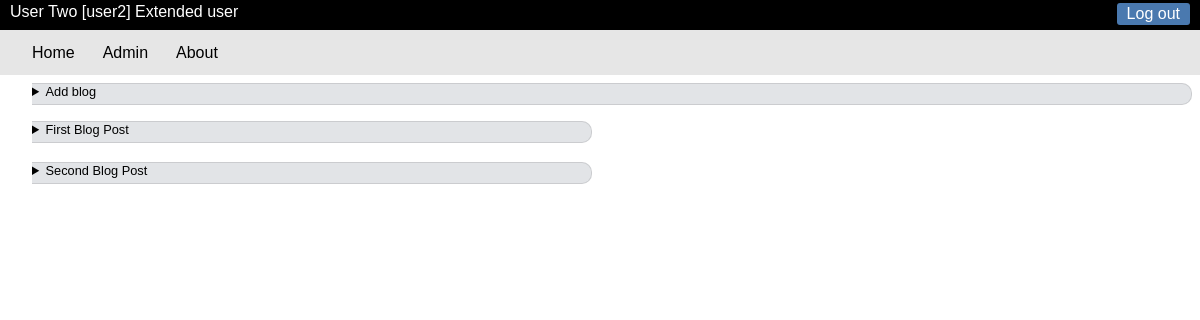
Page /bladmin.php (signed in) on the committed database.
### tables this page shows
CREATE TABLE tblUser (
    userID INT AUTO_INCREMENT PRIMARY KEY,
    username VARCHAR(50) NOT NULL,
    password VARCHAR(255) NOT NULL,
    userlevel INT NOT NULL,
    realname VARCHAR(255) NOT NULL
);

CREATE TABLE tblblog (
    blogID INT AUTO_INCREMENT PRIMARY KEY,
    header VARCHAR(255) NOT NULL,
    ingress TEXT NOT NULL,
    text TEXT NOT NULL,
    author INT NOT NULL,
    added TIMESTAMP DEFAULT CURRENT_TIMESTAMP
);

### lang/en.php (called while the page is built, shortened)
<?php
$strHome="Home";
$strAbout="About";
$strLogout="Log out";
$strAdmin="Admin";
$strExtended="Extended user";
?>

### bladmin.php (the view, shortened to what this page needs)
<!DOCTYPE html>
    <?php
    require_once 'func.php';
    $host="localhost";
    $user="root";
    $pass="";
    $db ="dbsData";
    $conn=mysqli_connect($host, $user, $pass, $db);
?>
<html>
<head>
    <link rel="stylesheet" href="style.css">
</head>
<body>
    <div class="userinfo">
        <?=showLoginStatus()?>
    </div>
    <nav id='menu'>
  <ul>
    <li><a href='index.php'><?=$strHome?></a></li>
    <?php if(isLevel(100)){ ?>
    <li><a><?=$strAdmin?></a>
    </li>
    <?php } ?>
    <li><a href='about.php'><?=$strAbout?></a></li>
  </ul>
</nav>
<?php  if(isset($_GET['edit'])){
        $editid=$_GET["edit"];
        $sql="SELECT * FROM `tblblog` WHERE blogID=$editid";
        $result=mysqli_query($conn, $sql);
        $row=mysqli_fetch_assoc($result);
    ?>
    <form method="post" action="bladmin.php" name="bladmin">
        <input type="text" name="txtHeader" id="txtHeader" value="<?=$row['header'];?>" autocomplete="off">
        <textarea name="txtIngress" rows="3"><?=$row['ingress'];?></textarea>
        <textarea name="txtText" id="txtEditText" rows="6"><?=$row['text'];?></textarea>
        <script>
    tinymce.init({
      selector: '#txtEditText',
      plugins: 'link list image table',
      contextmenu: 'link list image table',
      mode: 'textarea',
      menubar: false,
      resize: false,
      branding: false
   });
  </script>
  <div class="bladminBottomBox">
        <input type="text" name="txtAuthor" id="txtAuthor" value="<?=getRealName($row['author']);?>" autocomplete="off" readonly>
        <input type="hidden" name="intAuthor" value="<?=$row['author']?>">
        <input type="text" name="txtAdded" id="txtAdded" value="<?=$row['added'];?>" autocomplete="off" readonly>
        <input type="hidden" name="blogID" value="<?=$row['blogID']?>">
        <button type="submit" name="btnEditBlog" value="."><?=$strBtnEditBlog?></button>
    </div>
    </form>
<?php }else{ ?>
    <?php if(isLevel(100)){ ?>
<details>
<summary>Add blog</summary>
    </details> <?php } ?>
<?php } ?>
<?php if(isLevel(100)){ ?>
    <div class="bladminruta">
    <?php
        $sql="SELECT * FROM tblblog ORDER BY added DESC";
        $result=mysqli_query($conn, $sql);
        while($row=mysqli_fetch_assoc($result)){ ?>
        <details class="bladmindetails">
            <summary>
                <?=$row['header']?>
            </summary>
                <div class="byline">- by <?=getRealName($row['author'])?></div>
        </details>
       <?php }
    ?>
    </div><?php } ?>
</body>
</html>

### func.php (shortened to what this page needs)
<?php
require_once './lang/en.php';
function isLevel($lvl){
    if(isset($_SESSION['level'])){
        if(intval($_SESSION['level'])>=$lvl){
            return true;
        }else{
            return false;
        }
    }else{
        return false;
    }
}
function getRealName($id){
    global $strMessUsernameFail, $strMessWrongID;
    if(isset($id)){
        $tempDB=new db('dbsdata');
        $sql="SELECT * FROM tblUser WHERE userID=$id";
        if($result=$tempDB->runQuery($sql)){
            if(!mysqli_num_rows($result)==1){
                return $strMessWrongID;
             }else{
                $raden=mysqli_fetch_assoc($result);
                return $raden['realname'];
             }
        }else{
            return $strMessUsernameFail;
        }
    }
}
function showLoginStatus(){
    global $strLogin, $strLogout,  $strMessDoLogin;
    $strRet="<div class='loginstatus'>";
    if(isLevel(10)){
        $strRet=$strRet.getRealName($_SESSION['id'])."&nbsp;[".$_SESSION['name']."]&nbsp;".getlevel($_SESSION['level'])."&nbsp;&nbsp;<a href='logout.php' class='logstat'>".$strLogout."</a>";
    }else{
        $strRet=$strRet.$strMessDoLogin."&nbsp;<a href='index.php' class='logstat'>".$strLogin."</a>";
    }
    return $strRet."</div>";
}
function getLevel($level){
    global $strAdmin, $strExtended, $strUser, $strErrUser;
    switch($level){
        case ($level >= 100):
            return $strExtended;
            break;
    }
}
class db {
    function __construct($db_name, $host="localhost", $username="root", $password="") {
        $this->mysqli = mysqli_connect($host, $username, $password, $db_name);
    }
    public function fix($strFix){
        return $this->mysqli->real_escape_string($strFix);
    }
    public function runQuery($strQuery){
        return $this->mysqli->query($strQuery);
    }
}
?>

### style.css (style rules this page uses)
* { margin: 0; padding: 0; box-sizing: border-box; --outline: 1px solid red; }
:root { --formheight: 10%; --bg-light: rgb(255, 255, 249); --bg-middle: rgb(226, 228, 231); --bg-middle-lighter: rgb(245, 245, 245); --bg-dark: rgb(0, 0, 0); --clr-accent: rgb(74, 121, 175); --clr-text: #222; --clr-light-text: #fff; --clr-border: rgba(0, 0, 0, 0.1); }
details>summary { --list-style-type: none; font-family: sans-serif; font-size: .8rem; }
details { margin: 0.5rem; margin-left: 2rem; transition: all .2s ease-in-out; }
summary { border-top: 1px solid var(--clr-border); border-right: 1px solid var(--clr-border); border-bottom: 1px solid var(--clr-border); background: var(--bg-middle); padding-bottom: 5px; border-top-right-radius: 10px; border-bottom-right-radius: 10px; }
.bladminruta { width: 50%; display: flex; flex-direction: row; flex-wrap: wrap; gap: .2rem; height: calc(100vh - var(--formheight)); }
.bladmindetails { display: flex; flex-direction: column; flex-wrap: wrap; width: 100%; }
.loginstatus { font-family: sans-serif; padding: 3px 10px; height: 30px; background: var(--bg-dark); color: var(--clr-light-text); }
.logstat { padding: 2px 10px; border-radius: 3px; text-decoration: none; background: var(--clr-accent); color: var(--clr-light-text); float: right; }

### menu.css (style rules this page uses)
#menu { background: #E6E6E6; color: #FFF; height: 45px; padding-left: 18px; border-radius: 0px; }
#menu ul, #menu li { margin: 0 auto; padding: 0; list-style: none; }
#menu ul { width: 100%; }
#menu li { float: left; display: inline; position: relative; font-family: sans-serif; }
#menu a { display: block; line-height: 45px; padding: 0 14px; text-decoration: none; color: #000000; font-size: 16px; }

### rows in the picture
tbluser: realname "User Two"
tblblog: header "First Blog Post"
tblblog: header "Second Blog Post"

### other values in the picture
$_SESSION['name'] "user2"
getlevel($_SESSION['level']) "Extended user"
$strLogout "Log out"
$strHome "Home"
$strAdmin "Admin"
$strAbout "About"
